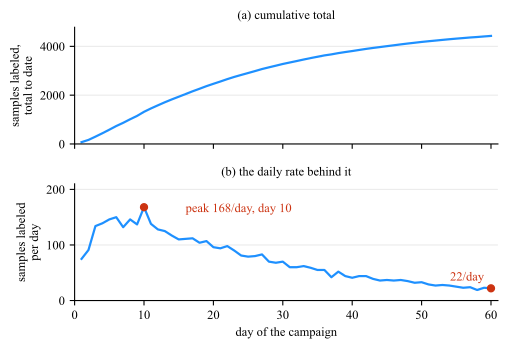

Python code for this plot:
# --- Match LaTeX document: Times New Roman, 10pt, textwidth=7in ---
# One record, two plots, opposite readings. A running total cannot fall, whatever the
# process underneath it does, so it always draws a rising curve; the quantity that
# answers "is it still working" is the rate, and here the rate is collapsing while the
# total climbs. Both panels are exact - the cumulative one is not a distortion of the
# numbers, it is an answer to a different question than the one being asked.
#
# After the chart-basics slides of the DLI Accelerated Data Science Teaching Kit
# (Lecture 7.4, slide 14), where a cumulative recovery total is presented as evidence
# of an effort that is ramping up.
import numpy as np
import matplotlib.pyplot as plt

plt.rcParams.update({
    'font.family': 'serif',
    'font.serif': ['Times New Roman'],
    'font.size': 10,
    'axes.titlesize': 9,
    'axes.labelsize': 9,
    'xtick.labelsize': 9,
    'ytick.labelsize': 9,
    'mathtext.fontset': 'cm',
})

C_LINE = '#1E90FF'
C_MARK = '#CC3311'

# A labeling campaign: a few days to get going, then a steady loss of throughput.
day = np.arange(1, 61)
rate = 210.0 * (1.0 - np.exp(-day / 2.5)) * np.exp(-day / 26.0)
rate *= 1.0 + 0.06 * np.random.default_rng(3).standard_normal(day.size)
rate = np.round(rate)
total = np.cumsum(rate)

peak = int(np.argmax(rate))
last7 = slice(-7, None)

fig, (ax_c, ax_r) = plt.subplots(2, 1, figsize=(5.2, 3.6), sharex=True)

# --- (a) the running total: monotone by construction ---
ax_c.plot(day, total, '-', lw=1.6, color=C_LINE)
ax_c.set_ylabel('samples labeled,\ntotal to date')
ax_c.set_title('(a) cumulative total')
ax_c.set_ylim(0, 1.08 * total[-1])

# --- (b) the quantity the total is built from ---
ax_r.plot(day, rate, '-', lw=1.6, color=C_LINE)
ax_r.plot(day[peak], rate[peak], 'o', ms=5, color=C_MARK)
ax_r.annotate(f'peak {rate[peak]:.0f}/day, day {day[peak]}',
              xy=(day[peak], rate[peak]), xytext=(day[peak] + 6, rate[peak] * 0.98),
              fontsize=9, va='center', color=C_MARK)
ax_r.plot(day[-1], rate[-1], 'o', ms=5, color=C_MARK)
ax_r.annotate(f'{rate[-1]:.0f}/day', xy=(day[-1], rate[-1]),
              xytext=(day[-1] - 1, rate[-1] + 14), fontsize=9, ha='right',
              color=C_MARK)
ax_r.set_ylabel('samples labeled\nper day')
ax_r.set_xlabel('day of the campaign')
ax_r.set_title('(b) the daily rate behind it')
ax_r.set_ylim(0, 1.25 * rate.max())

for ax in (ax_c, ax_r):
    ax.set_xlim(0, day[-1] + 1)
    ax.grid(True, axis='y', alpha=0.25)
    for side in ('top', 'right'):
        ax.spines[side].set_visible(False)

plt.tight_layout()

basename = 'plot_cumulative'
plt.savefig(f'{basename}.pdf', bbox_inches='tight')
plt.savefig(f'{basename}.svg', bbox_inches='tight')
plt.savefig(f'{basename}.jpeg', dpi=300, bbox_inches='tight')
print(f'Saved {basename}.pdf, {basename}.svg, {basename}.jpeg')

# --- the two readings, in the numbers the caption quotes ------------------------
print(f'\npeak rate      {rate[peak]:.0f} per day, on day {day[peak]}')
print(f'final rate     {rate[-1]:.0f} per day, on day {day[-1]}, '
      f'{100 * rate[-1] / rate[peak]:.0f}% of the peak')
print(f'total          {total[-1]:.0f} samples')
print(f'last 7 days    {rate[last7].sum():.0f} samples, '
      f'{100 * rate[last7].sum() / total[-1]:.0f}% of the total')
print(f'first 7 days   {rate[:7].sum():.0f} samples, '
      f'{100 * rate[:7].sum() / total[-1]:.0f}% of the total')
print(f'the total rises on {int((np.diff(total) > 0).sum())} of its '
      f'{len(total) - 1} steps, and cannot fall on any of them')
